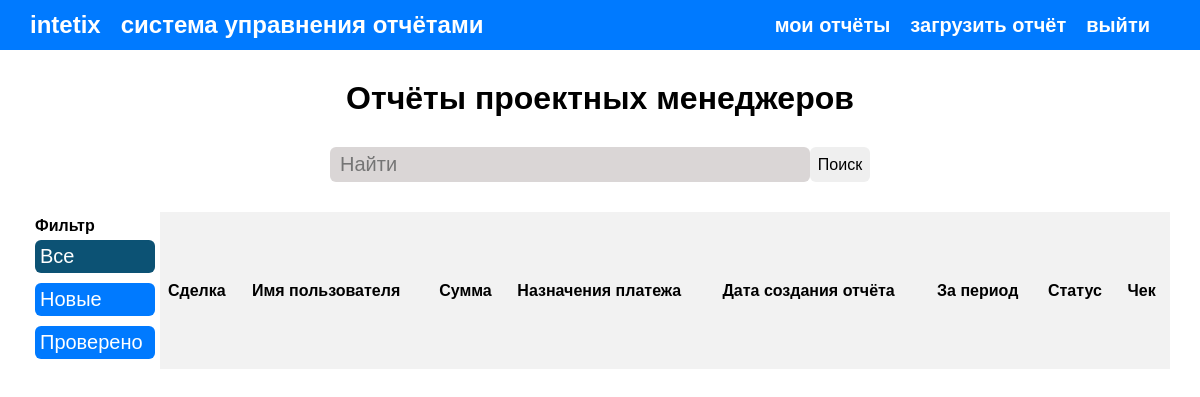
The app's page /all-reports/ (signed in), older data.
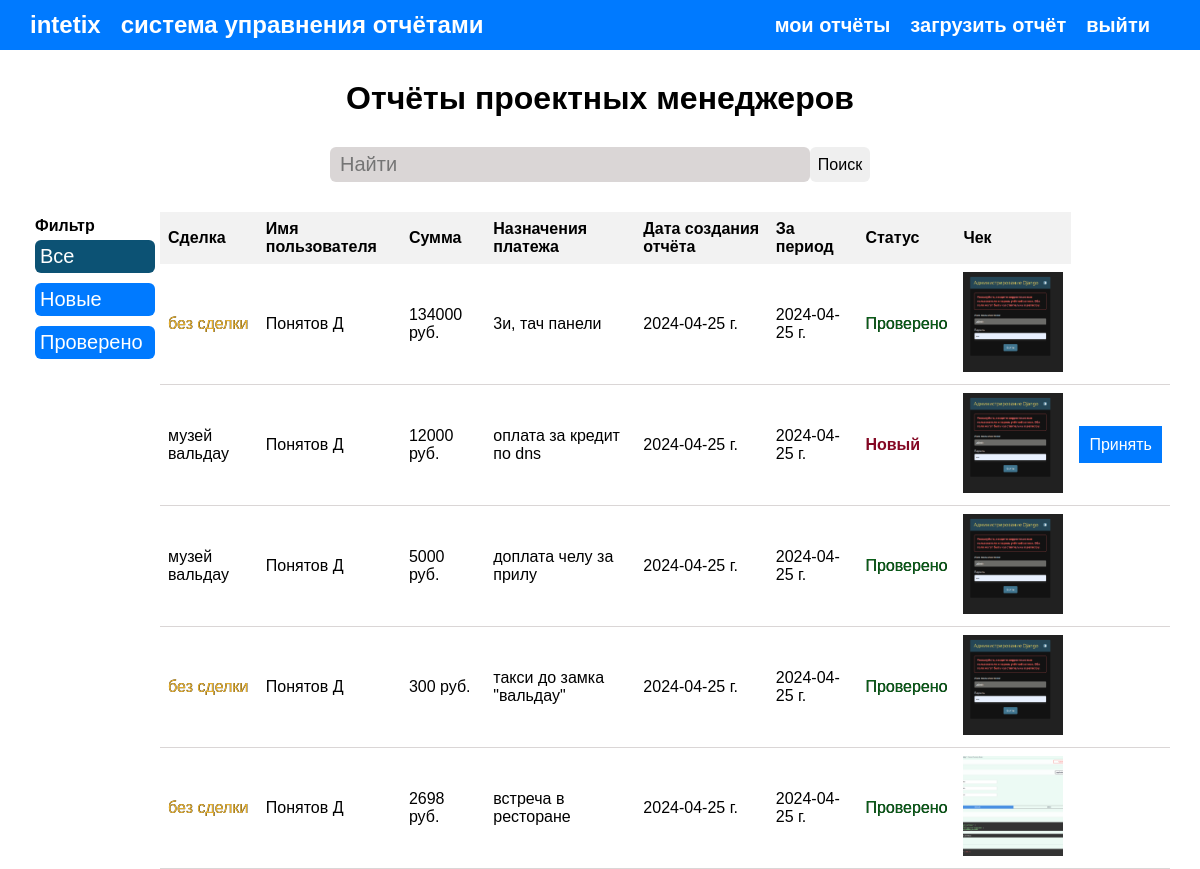
The same page, newer data.
### mainapp/models.py (models this page shows)
class Operations(models.Model):
    NEW_REPORT = 0
    VERIFY_REPORT = 1
    STATUSES = ((NEW_REPORT, 'Новый'), (VERIFY_REPORT, 'Проверено'))
    user = models.ForeignKey(settings.AUTH_USER_MODEL,
                             on_delete=models.CASCADE,
                             null=False, blank=False,
                             verbose_name='Проектный менеджер')
    deal_name = models.CharField(max_length=200, blank=True, null=True, verbose_name='Сделка')
    selectedDealName = models.CharField(max_length=200, blank=True, null=True, verbose_name='ID сделки')
    counterparty = models.CharField(max_length=200, blank=True, null=True, verbose_name='Контрагент')
    undisclosed = models.CharField(max_length=200, blank=True, null=True, verbose_name='Неразнесенное списание')
    value = models.CharField(max_length=200, blank=False, null=False, verbose_name='Сумма руб.')
    description = models.TextField(blank=False, null=False, verbose_name='Назначения платежа')
    image_cheque = models.ImageField(blank=False, null=False, verbose_name='Чек (фото)')
    image_cheque_link = models.CharField(max_length=400, blank=True, null=True, verbose_name='Ссылка на изображения')
    during_period = models.DateTimeField(blank=False, null=False, verbose_name='За период')
    created = models.DateField(auto_now_add=True, verbose_name='Дата создания')
    status = models.SmallIntegerField(default=NEW_REPORT, choices=STATUSES)
    class Meta:
        verbose_name = 'отчёт'
        verbose_name_plural = 'Отчёты'

### users/models.py (models this page shows)
class User(AbstractUser):
    image = models.ImageField(upload_to='profile_image', blank=True, verbose_name='Изображения профиля')
    moneybag_id = models.TextField(blank=False, null=False, verbose_name='Идентификатор счета')

### mainapp/views.py (the view)
# urls.py: path('all-reports/', views.all_reports, {'endpoint': 'all_reports'}, name='all_reports'),
@login_required(login_url='login')
def all_reports(request, endpoint):
    page = endpoint
    all_operations = Operations.objects.all().order_by('-status')
    search_query, all_operations = admin_search_reports(request)
    context = {
        'title': 'Все отчёты',
        'all_operations': all_operations,
        'search_query': search_query,
        'page': page
    }
    return render(request, 'mainapp/all_reports.html', context)

### mainapp/utils.py (called while the page is built)
def admin_search_reports(request):
    search_query = ''
    if request.GET.get('search_query'):
        search_query = request.GET.get('search_query')
        data_operations = Operations.objects.distinct().filter(
            Q(deal_name__icontains=search_query.lower()) |
            Q(value__icontains=search_query) |
            Q(description__icontains=search_query.lower()) |
            Q(user__first_name__icontains=search_query) |
            Q(during_period__icontains=search_query)
        )
    else:
        data_operations = Operations.objects.all()
    return search_query, data_operations

### mainapp/templates/mainapp/all_reports.html (shortened to what this page needs)
{% extends 'mainapp/base.html' %}
{% load static %}
{% block content %}
<div>
    <div>
        <h1 class="title-h1_reports">Отчёты проектных менеджеров</h1>
    </div>
    <div class="wrapper--search-reports">
        <form action="#" method="get" id="search" class="form-search-reports">
            <input type="text" class="input-search_reports" placeholder="Найти" name="search_query" value="{{ search_query }}"/>
            <input type="submit" value="Поиск" class="btn_submit_report_search"/>
        </form>
    </div>
</div>
<section class="wrapper--main_content-table">
   <div class="wrapper--parametrs_search" >
        <div class="parametrs_search">
            <h4>Фильтр</h4>
            <div class="menu_settings">
                <a href="{% url 'all_reports' %}"><button class="{% if page == 'all_reports' %} active_button {% else %} default_btn {% endif %}">Все</button></a> <br>
                <a href="{% url 'new_report' %}"><button class="{% if page == 'new_report' %} active_button {% else %} default_btn {% endif %}">Новые</button></a> <br>
                <a href="{% url 'verify_reports' %}"><button class="{% if page == 'verify_reports' %} active_button {% else %} default_btn {% endif %}">Проверено</button></a> <br>
            </div>
        </div>
        <table class="table-search_th">
            <tr>
                <th>Сделка</th>
                <th>Имя пользователя</th>
                <th>Сумма</th>
                <th>Назначения платежа</th>
                <th>Дата создания отчёта</th>
                <th>За период</th>
                <th>Статус</th>
                <th>Чек</th>
            </tr>
            {% for all_operation in all_operations %}
                {% if all_operation.status == 0 and page == 'new_report' or page == 'verify_reports' and all_operation.status == 1 or all_operation and page == 'all_reports' %}
                <tr class="tr-wrapper-reports">
                    {% if all_operation.deal_name %}
                        <td>{{ all_operation.deal_name }}</td>
                    {% else %}
                        <td class="color_warning_deal">без сделки</td>
                    {% endif %}
                    <td>{{ all_operation.user.first_name }}</td>
                    <td>{{ all_operation.value }} руб.</td>
                    <td>{{ all_operation.description }}</td>
                    <td>{{ all_operation.created|date:"Y-m-d" }} г.</td>
                    <td>{{ all_operation.during_period|date:"Y-m-d" }} г.</td>
                    <td class="{% if all_operation.status == 1 %} color_positive_deal {% else %} color_warning_new {% endif %}">
                        {{ all_operation.get_status_display }}
                    </td>
                    <td>
                        <img class="image_reports"
                        src="{{ all_operation.image_cheque.url }}"
                        alt="Изображения чека"
                        data-image="{{ all_operation.image_cheque.url }}">
                    </td>
                    {% if all_operation.status == 0 %}
                    <td>
                        <a href="{% url 'verify_report' all_operation.id %}" class="btn__valid_reports">Принять</a>
                    </td>
                    {% endif %}
                </tr>
                {% endif %}
            {% endfor %}
        </table>
   </div>
</section>
{% endblock %}

### mainapp/templates/mainapp/base.html (shortened to what this page needs)
{% load static %}
<!DOCTYPE html>
<html lang="ru">
<head>
    <link rel="stylesheet" href="{% static 'css/main.css' %}">
</head>
<body>
    <header id="header">
        <nav class="navigation">
            <div class="wrapper-titlte_main">
                <h1><a href="{% url 'home' %}">intetix</a></h1>
                <h2>система управнения отчётами</h2>
            </div>
            <ul>
                {% if user.is_authenticated %}
                    {% if user.is_superuser  %}
                    {% else %}
                        <li><a href="{% url 'user_report' %}">Мои отчёты</a></li>
                        <li class="li_load_report"><a href="{% url 'home' %}">Загрузить отчёт</a></li>
                    {% endif %}
                    <li class="logout"><a href="{% url 'logout' %}">Выйти</a></li>
                {% endif %}
            </ul>
        </nav>
    </header>
    {% block content %}
    {% endblock %}
</body>
</html>

### mainapp/static/css/main.css (style rules this page uses)
* { margin: 0; padding: 0; box-sizing: border-box; list-style: none; font-family: Verdana, Geneva, Tahoma, sans-serif; border: none; text-decoration: none; }
:root { --main_color: #007aff; --main_color_hover: #418fe3; --auth_form: #0c5274; --white: #fff; --gray: #dad6d6; --warning: #840824; --success: #085e17; --yellow: #e5af2f; }
a { color: var(--white); }
header { background: var(--main_color); width: 100%; height: 50px; display: flex; justify-content: center; }
.navigation { height: 50px; display: flex; justify-content: space-between; align-items: center; width: 95%; }
.wrapper-titlte_main { display: flex; color: var(--white); width: 500px; }
.wrapper-titlte_main h2 { margin-left: 20px; }
.navigation ul { display: flex; justify-content: space-between; }
.li_load_report { margin-right: 70px; }
.navigation ul li { margin-right: 20px; font-size: 20px; text-transform: lowercase; font-weight: 700; }
.title-h1_reports { text-align: center; margin-top: 30px; }
.wrapper--parametrs_search { display: flex; }
.default_btn, .active_button { cursor: pointer; width: 120px; background: var(--main_color); font-size: 20px; color: var(--white); text-align: left; margin: 5px 0; padding: 5px; border-radius: 6px; }
.parametrs_search { padding: 5px; }
.active_button { background: var(--auth_form); }
.form-search-reports { width: 100%; display: flex; justify-content: center; align-items: center; }
.input-search_reports, .btn_submit_report_search { height: 35px; border-radius: 6px; margin-top: 30px; }
.input-search_reports { background: var(--gray); width: 40%; padding: 0 10px; font-size: 20px; }
.btn_submit_report_search { width: 60px; cursor: pointer; font-size: 16px; }
.wrapper--main_content-table { margin-top: 30px; padding: 0 30px; }
.tr-wrapper-reports { height: 50px; border-bottom: 1px solid var(--gray); }
.image_reports { width: 100px; height: 100px; object-fit: cover; cursor: pointer; }
.table-search_th { border-collapse: collapse; width: 100%; }
.table-search_th th, .table-search_th td { text-align: left; padding: 8px; }
.table-search_th th { background-color: #f2f2f2; }
.color_warning_deal, .color_positive_deal { text-shadow: 0.1px 0px 0px black; }
.color_warning_new { color: var(--warning); font-weight: bold; }
.color_warning_deal { color: var(--yellow); }
.color_positive_deal { color: var(--success); }
.btn__valid_reports { background: var(--main_color); padding: 10px; cursor: pointer; color: var(--white); }

Row changes from the older to the newer data that the page shows:
added Operations: shows "без сделки", user.first_name "Понятов Д", value "134000", description "3и, тач панели", created "2024-04-25", during_period "2024-04-25", status "Проверено", image_cheque (picture)
added Operations: deal_name "музей вальдау", user.first_name "Понятов Д", value "12000", description "оплата за кредит по dns", created "2024-04-25", during_period "2024-04-25", status "Новый", image_cheque (picture), shows "Принять"
added Operations: deal_name "музей вальдау", user.first_name "Понятов Д", value "5000", description "доплата челу за прилу", created "2024-04-25", during_period "2024-04-25", status "Проверено", image_cheque (picture)
added Operations: shows "без сделки", user.first_name "Понятов Д", value "300", description "такси до замка \"вальдау\"", created "2024-04-25", during_period "2024-04-25", status "Проверено", image_cheque (picture)
added Operations: shows "без сделки", user.first_name "Понятов Д", value "2698", description "встреча в ресторане", created "2024-04-25", during_period "2024-04-25", status "Проверено", image_cheque (picture)
